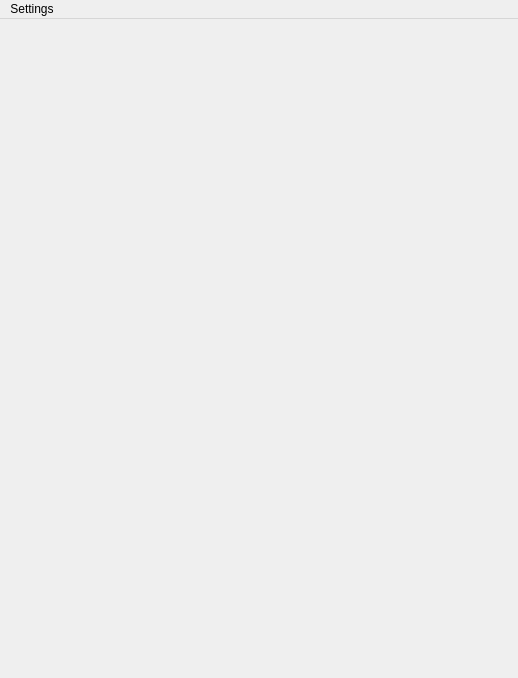
<?xml version="1.0" encoding="UTF-8"?>
<ui version="4.0">
 <class>MainWindow</class>
 <widget class="QMainWindow" name="MainWindow">
  <property name="geometry">
   <rect>
    <x>0</x>
    <y>0</y>
    <width>518</width>
    <height>678</height>
   </rect>
  </property>
  <property name="windowTitle">
   <string>MainWindow</string>
  </property>
  <widget class="QWidget" name="centralWidget"/>
  <widget class="QMenuBar" name="menuBar">
   <property name="geometry">
    <rect>
     <x>0</x>
     <y>0</y>
     <width>518</width>
     <height>20</height>
    </rect>
   </property>
   <widget class="QMenu" name="menuSettings">
    <property name="title">
     <string>Settings</string>
    </property>
    <addaction name="separator"/>
   </widget>
   <addaction name="menuSettings"/>
  </widget>
  <action name="actionAdvanced_Settings">
   <property name="text">
    <string>Advanced Settings</string>
   </property>
   <property name="shortcut">
    <string>Ctrl+O</string>
   </property>
  </action>
  <action name="actionTest_1">
   <property name="text">
    <string>Test 1</string>
   </property>
  </action>
  <action name="actionTest_2">
   <property name="text">
    <string>Test 2</string>
   </property>
  </action>
  <action name="actionTest_3">
   <property name="text">
    <string>Test 3</string>
   </property>
  </action>
 </widget>
 <layoutdefault spacing="6" margin="11"/>
 <resources/>
 <connections/>
</ui>
